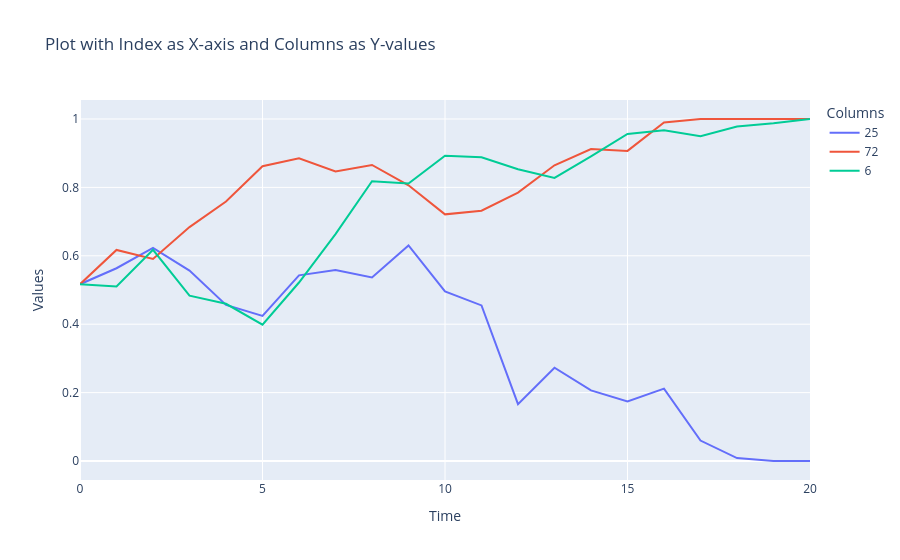

This figure's notebook cell:
### Code cell
fig = go.Figure()

# Add traces for each column
for column in deltas.columns[values]:
    fig.add_trace(go.Scatter(x=deltas.index, y=deltas[column], mode='lines', name=column))

# Update layout
fig.update_layout(
    title='Plot with Index as X-axis and Columns as Y-values',
    xaxis_title='Time',
    yaxis_title='Values',
    template='plotly',
    legend=dict(title='Columns'),
)

# Show the plot
fig.show()

### Figure 1 — Plotly figure (JSON) as saved in the notebook; plotly's stock layout.template omitted (floating-point values rounded to 4 significant figures)
{"data": [{"mode": "lines", "name": "25", "type": "scatter", "x": [0, 1, 2, 3, 4, 5, 6, 7, 8, 9, 10, 11, 12, 13, 14, 15, 16, 17, 18, 19, 20], "y": [0.5169, 0.5636, 0.6231, 0.5568, 0.4565, 0.4241, 0.5429, 0.5588, 0.5365, 0.6305, 0.4958, 0.4549, 0.1663, 0.2727, 0.2065, 0.174, 0.2116, 0.05976, 0.008544, 1.439e-05, 0]}, {"mode": "lines", "name": "72", "type": "scatter", "x": [0, 1, 2, 3, 4, 5, 6, 7, 8, 9, 10, 11, 12, 13, 14, 15, 16, 17, 18, 19, 20], "y": [0.5169, 0.6172, 0.5909, 0.684, 0.7586, 0.8618, 0.8853, 0.8466, 0.8655, 0.8061, 0.7212, 0.7319, 0.7849, 0.8646, 0.9123, 0.9068, 0.9899, 0.9997, 1.0, 1.0, 1]}, {"mode": "lines", "name": "6", "type": "scatter", "x": [0, 1, 2, 3, 4, 5, 6, 7, 8, 9, 10, 11, 12, 13, 14, 15, 16, 17, 18, 19, 20], "y": [0.5169, 0.5101, 0.6174, 0.4834, 0.4597, 0.3987, 0.5219, 0.6634, 0.818, 0.8115, 0.8929, 0.8882, 0.8533, 0.8279, 0.8905, 0.9562, 0.9669, 0.9498, 0.9781, 0.9878, 1]}], "layout": {"legend": {"title": {"text": "Columns"}}, "title": {"text": "Plot with Index as X-axis and Columns as Y-values"}, "xaxis": {"title": {"text": "Time"}}, "yaxis": {"title": {"text": "Values"}}}}
